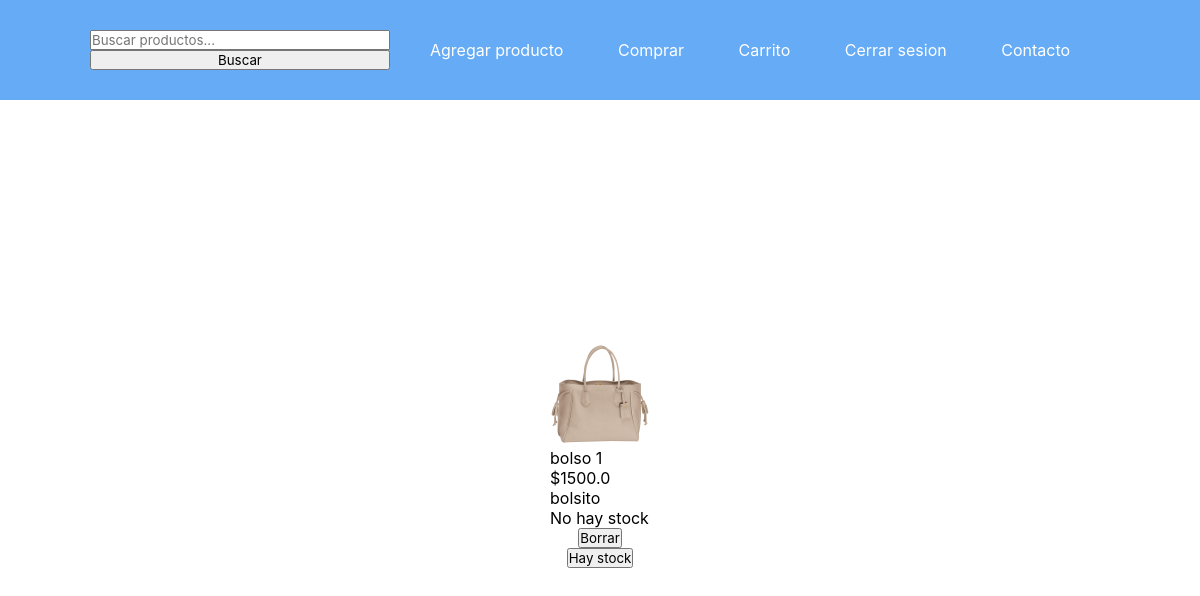
Screenshot of /product/19 (signed in) with the database file from the repository.
### ecommerce/models.py (models this page shows, shortened)
class stockProducts(models.Model):
    thumbnail = models.ImageField(null=True, upload_to=marketplace_directory_path())
    nom_prod = models.CharField(max_length=50)
    precio_prod = models.FloatField()
    descripcion = models.TextField(max_length=250)
    categoria = models.ForeignKey(categorias, on_delete=models.CASCADE)
    hayStock = models.BooleanField(default=True)

### ecommerce/views.py (the view)
# urls.py: path('product/<int:id>', views.product_detail, name="product_detail"),
@login_required
def product_detail(request, id):
    product = stockProducts.objects.get(pk=id)
    return render(request, 'product_detail.html',{
        'data': product
    })

### ecommerce/templates/product_detail.html (shortened to what this page needs)
{% extends 'base.html' %}
{% load static %}
    {% block content %}
    <main>
        <div >
            <img src="{{data.thumbnail.url}}" alt="" class="imagen_buy">
            <p>{{data.nom_prod}}</p>
            <p>${{data.precio_prod}}</p>
            <p>{{data.descripcion}}</p>
            {% if data.hayStock %}
                <form action="{% url 'addCart' data.nom_prod %}">
                    {% csrf_token %}
                    <input type="number" name="cant" id="cant" min="1" max="10">
                    <button>
                        Agregar al carrito
                    </button>
                </form>
            {% else %}
                <p>No hay stock</p>
            {% endif %}
            {% if user.is_staff %}
            <form action="{% url 'delete_prod' data.nom_prod %}" method="POST">
                <button>
                    Borrar
                </button>
            </form>
            <form action="{% url 'update_stock' data.nom_prod %}" method='POST'>
                {% if data.hayStock %}
                    <button>No hay stock</button>
                {% else %}
                    <button>Hay stock</button>
                {% endif %}
            </form>
            {% endif %}
        </div>
    </main>
    {% endblock %}

### ecommerce/static/style.css (style rules this page uses)
* { margin: 0; padding: 0; font-family: -apple-system, BlinkMacSystemFont, 'Segoe UI', Roboto, Oxygen, Ubuntu, Cantarell, 'Open Sans', 'Helvetica Neue', sans-serif; }
body { height: 100vh; }
main { display: flex; justify-content: center; align-items: center; height: 89vh; flex-direction: column; }
form { display: flex; flex-direction: column; justify-content: center; align-items: center; }
.imagen_buy { width: 100px; }

### rows the page displays
stockProducts: thumbnail (picture), nom_prod "bolso 1", precio_prod "1500.0", descripcion "bolsito"
